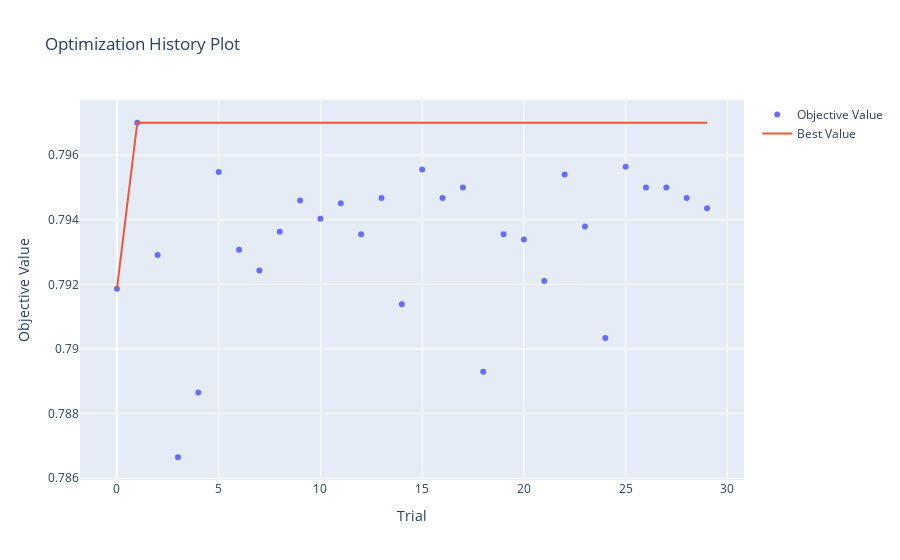
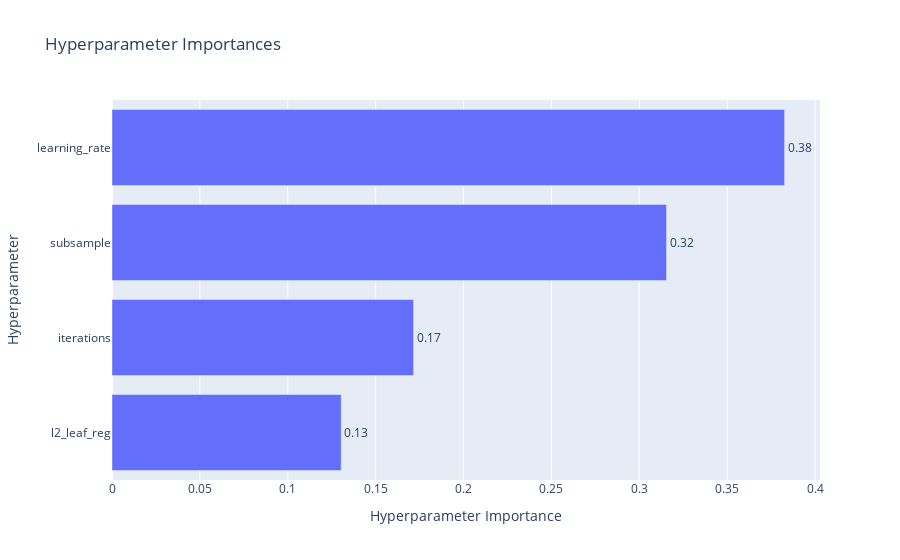

Source (notebook cell) for these figures, in order:
### Code cell
import optuna.visualization as vis

vis.plot_optimization_history(study).show()
importance = vis.plot_param_importances(study)
importance.show()

### Figure 1 — Plotly figure (JSON) as saved in the notebook; plotly's stock layout.template omitted (floating-point values rounded to 4 significant figures)
{"data": [{"mode": "markers", "name": "Objective Value", "type": "scatter", "x": [0, 1, 2, 3, 4, 5, 6, 7, 8, 9, 10, 11, 12, 13, 14, 15, 16, 17, 18, 19, 20, 21, 22, 23, 24, 25, 26, 27, 28, 29], "y": [0.7919, 0.797, 0.7929, 0.7866, 0.7887, 0.7955, 0.7931, 0.7924, 0.7936, 0.7946, 0.794, 0.7945, 0.7935, 0.7947, 0.7914, 0.7956, 0.7947, 0.795, 0.7893, 0.7935, 0.7934, 0.7921, 0.7954, 0.7938, 0.7903, 0.7956, 0.795, 0.795, 0.7947, 0.7944]}, {"mode": "lines", "name": "Best Value", "type": "scatter", "x": [0, 1, 2, 3, 4, 5, 6, 7, 8, 9, 10, 11, 12, 13, 14, 15, 16, 17, 18, 19, 20, 21, 22, 23, 24, 25, 26, 27, 28, 29], "y": [0.7919, 0.797, 0.797, 0.797, 0.797, 0.797, 0.797, 0.797, 0.797, 0.797, 0.797, 0.797, 0.797, 0.797, 0.797, 0.797, 0.797, 0.797, 0.797, 0.797, 0.797, 0.797, 0.797, 0.797, 0.797, 0.797, 0.797, 0.797, 0.797, 0.797]}, {"marker": {"color": "#cccccc"}, "mode": "markers", "name": "Infeasible Trial", "showlegend": false, "type": "scatter", "x": [], "y": []}], "layout": {"title": {"text": "Optimization History Plot"}, "xaxis": {"title": {"text": "Trial"}}, "yaxis": {"title": {"text": "Objective Value"}}}}

### Figure 2 — Plotly figure (JSON) as saved in the notebook; plotly's stock layout.template omitted (floating-point values rounded to 4 significant figures)
{"data": [{"cliponaxis": false, "hovertemplate": ["l2_leaf_reg (FloatDistribution): 0.13038189468362643<extra></extra>", "iterations (IntDistribution): 0.17152866420186103<extra></extra>", "subsample (FloatDistribution): 0.31545738418246655<extra></extra>", "learning_rate (FloatDistribution): 0.38263205693204605<extra></extra>"], "name": "Objective Value", "orientation": "h", "text": ["0.13", "0.17", "0.32", "0.38"], "textposition": "outside", "type": "bar", "x": [0.1304, 0.1715, 0.3155, 0.3826], "y": ["l2_leaf_reg", "iterations", "subsample", "learning_rate"]}], "layout": {"title": {"text": "Hyperparameter Importances"}, "xaxis": {"title": {"text": "Hyperparameter Importance"}}, "yaxis": {"title": {"text": "Hyperparameter"}}}}
